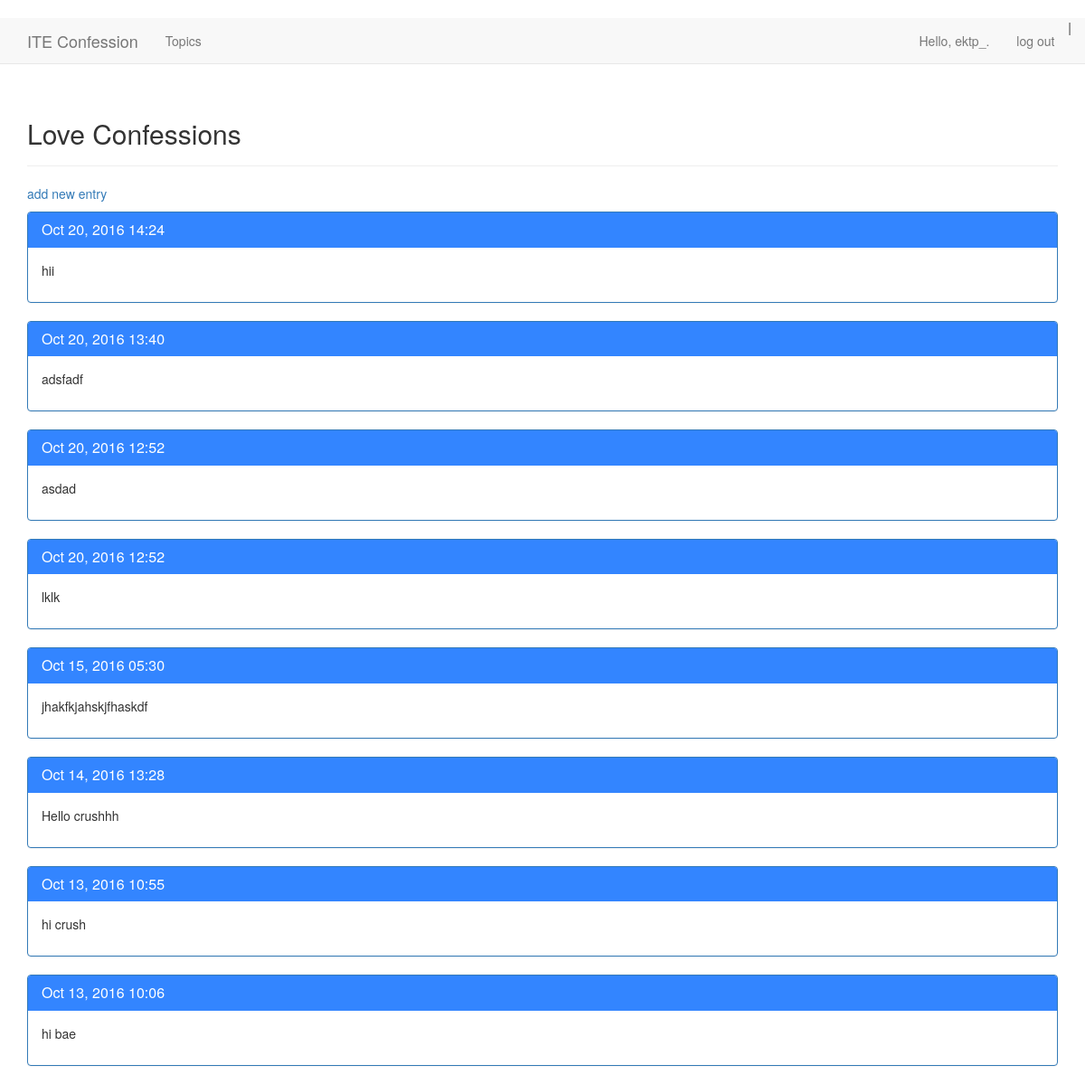
/topics/1/ (signed in), run on the app's committed database.
### web_board/models.py (models this page shows, shortened)
class Topic(models.Model):
	text = models.CharField(max_length=200)
	date_added = models.DateTimeField(auto_now_add=True)
	owner = models.ForeignKey(User)
	def __str__ (self):
		return self.text

class Entry(models.Model):
	topic = models.ForeignKey(Topic)
	text = models.TextField()
	date_added = models.DateTimeField(auto_now_add=True)
	class Meta:
		verbose_name_plural = 'entries'

### web_board/views.py (the view)
# urls.py: url(r'^topics/(?P<topic_id>\d+)/$', views.topic, name='topic'),
@login_required
def topic(request, topic_id):
	topic = Topic.objects.get(id=topic_id)
	topic = get_object_or_404(Topic, id=topic_id)
	entries = topic.entry_set.order_by('-date_added')
	context = {'topic': topic, 'entries': entries}
	return render(request, 'web_board/topic.html', context)

### web_board/templates/web_board/topic.html (shortened to what this page needs)
{% extends 'web_board/base.html' %}
{% block header %}
	<h2>{{ topic }}</h2>
{% endblock header %}
{% block content %}
	<p>
		<a href="{% url 'web_board:new_entry' topic.id %}">add new entry</a>
	</p>
 	 {% for entry in entries %}
  	<div class="panel panel-primary">
  		<a href="{% url 'web_board:entry' entry.id %}">
  		<div class="panel-heading" style="background-color: #3385ff;">
  			<h3 class="panel-title" style="color:white;">
  				{{ entry.date_added|date:'M d, Y H:i' }}
  			</h3>
  		</div> </a>
	  	<div class="panel-body">
	  		{{ entry.text|linebreaks }}
	  	</div>
  	</div>
	{% empty %}
		There are no entries for this topic yet.
	{% endfor %}
</div>
{% endblock content %}

### web_board/templates/web_board/base.html (shortened to what this page needs)
{% load bootstrap3 %}
<!DOCTYPE html>
<html lang="en">
<head>
	{% bootstrap_css %}
	<link rel="stylesheet" type="text/css" href="css/style.css">
	<link rel="stylesheet" href="https://maxcdn.bootstrapcdn.com/bootstrap/3.3.7/css/bootstrap.min.css">
</head>
<body>
	<nav class="navbar navbar-default navbar-static-top">
		<div class="container">
			<div class="navbar-header">
				<a class="navbar-brand" href="{% url 'web_board:index' %}">ITE Confession</a>
			</div>
			<div id="navbar" class="navbar-collapse collapse">
				<ul class="nav navbar-nav">
					<li><a href="{% url 'web_board:topics' %}">Topics</a></li>
				</ul>
				<ul class="nav navbar-nav navbar-right">
					{% if user.is_authenticated %}
						<li><a>Hello, {{ user.username }}.</a></li>
						<li><a href="{% url 'users:logout' %}">log out</a></li>
					{% else %}
						<li><a href="{% url 'users:register' %}">register</a></li>
						<li><a href="{% url 'users:login' %}">log in</a></li>
					{% endif %} |
				</ul>
			</div>
		</div>
	</nav>
	<div class="container">
     	<div class="page-header">
     		{% block header %}{% endblock header %}
     	</div>
     	<div>
     		{% block content %}{% endblock content %}
     	</div>
</body>
</html>

### web_board/templates/web_board/css/style.css (style rules this page uses)
body { padding-top: 20px; background-color: #F7F7F7; }
h2 { color:#34ca78; }

### data on the page
Topic: text "Love Confessions"
Entry: date_added "Oct 20, 2016 14:24", text "hii"
Entry: date_added "Oct 20, 2016 13:40", text "adsfadf"
Entry: date_added "Oct 20, 2016 12:52", text "asdad"
Entry: date_added "Oct 20, 2016 12:52", text "lklk"
Entry: date_added "Oct 15, 2016 05:30", text "jhakfkjahskjfhaskdf"
Entry: date_added "Oct 14, 2016 13:28", text "Hello crushhh"
Entry: date_added "Oct 13, 2016 10:55", text "hi crush"
Entry: date_added "Oct 13, 2016 10:06", text "hi bae"

### other printed values
{{ user.username }} "ektp_"
